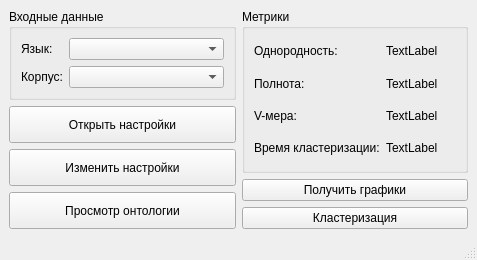
<?xml version="1.0" encoding="UTF-8"?>
<ui version="4.0">
 <class>MWnd</class>
 <widget class="QMainWindow" name="MWnd">
  <property name="geometry">
   <rect>
    <x>0</x>
    <y>0</y>
    <width>477</width>
    <height>260</height>
   </rect>
  </property>
  <property name="windowTitle">
   <string>MainWindow</string>
  </property>
  <property name="windowOpacity">
   <double>0.000000000000000</double>
  </property>
  <widget class="QWidget" name="WMain">
   <property name="sizePolicy">
    <sizepolicy hsizetype="Expanding" vsizetype="Expanding">
     <horstretch>0</horstretch>
     <verstretch>0</verstretch>
    </sizepolicy>
   </property>
   <layout class="QGridLayout" name="gridLayout">
    <item row="0" column="0">
     <layout class="QGridLayout" name="GLMain">
      <property name="sizeConstraint">
       <enum>QLayout::SetDefaultConstraint</enum>
      </property>
      <item row="0" column="0">
       <widget class="QGroupBox" name="GBInputData">
        <property name="title">
         <string>Входные данные</string>
        </property>
        <layout class="QFormLayout" name="formLayout">
         <item row="0" column="0">
          <widget class="QLabel" name="LLang">
           <property name="text">
            <string>Язык:</string>
           </property>
          </widget>
         </item>
         <item row="0" column="1">
          <widget class="QComboBox" name="CBLangVal"/>
         </item>
         <item row="1" column="0">
          <widget class="QLabel" name="LCorp">
           <property name="text">
            <string>Корпус:</string>
           </property>
          </widget>
         </item>
         <item row="1" column="1">
          <widget class="QComboBox" name="CBCorpVal"/>
         </item>
        </layout>
       </widget>
      </item>
      <item row="1" column="0" rowspan="2">
       <layout class="QGridLayout" name="GLOntoSet">
        <item row="0" column="0">
         <widget class="QPushButton" name="BOpenSet">
          <property name="sizePolicy">
           <sizepolicy hsizetype="Minimum" vsizetype="Expanding">
            <horstretch>0</horstretch>
            <verstretch>0</verstretch>
           </sizepolicy>
          </property>
          <property name="text">
           <string>Открыть настройки</string>
          </property>
         </widget>
        </item>
        <item row="1" column="0">
         <widget class="QPushButton" name="BEditSet">
          <property name="sizePolicy">
           <sizepolicy hsizetype="Minimum" vsizetype="Expanding">
            <horstretch>0</horstretch>
            <verstretch>0</verstretch>
           </sizepolicy>
          </property>
          <property name="text">
           <string>Изменить настройки</string>
          </property>
         </widget>
        </item>
        <item row="2" column="0">
         <widget class="QPushButton" name="BViewOnto">
          <property name="sizePolicy">
           <sizepolicy hsizetype="Minimum" vsizetype="Expanding">
            <horstretch>0</horstretch>
            <verstretch>0</verstretch>
           </sizepolicy>
          </property>
          <property name="text">
           <string>Просмотр онтологии</string>
          </property>
         </widget>
        </item>
       </layout>
      </item>
      <item row="0" column="1" rowspan="3">
       <layout class="QGridLayout" name="GLRCol">
        <item row="0" column="0">
         <widget class="QGroupBox" name="GBMetr">
          <property name="sizePolicy">
           <sizepolicy hsizetype="Preferred" vsizetype="Expanding">
            <horstretch>0</horstretch>
            <verstretch>0</verstretch>
           </sizepolicy>
          </property>
          <property name="title">
           <string>Метрики</string>
          </property>
          <layout class="QGridLayout" name="gridLayout_2">
           <item row="0" column="0">
            <layout class="QGridLayout" name="GLMetr">
             <item row="0" column="0">
              <widget class="QLabel" name="LHomogen">
               <property name="text">
                <string>Однородность:</string>
               </property>
              </widget>
             </item>
             <item row="0" column="1">
              <widget class="QLabel" name="LHomogenVal">
               <property name="text">
                <string>TextLabel</string>
               </property>
              </widget>
             </item>
             <item row="1" column="0">
              <widget class="QLabel" name="LCompleteness">
               <property name="text">
                <string>Полнота:</string>
               </property>
              </widget>
             </item>
             <item row="1" column="1">
              <widget class="QLabel" name="LCompletenessVal">
               <property name="text">
                <string>TextLabel</string>
               </property>
              </widget>
             </item>
             <item row="2" column="0">
              <widget class="QLabel" name="LVMeas">
               <property name="text">
                <string>V-мера:</string>
               </property>
              </widget>
             </item>
             <item row="2" column="1">
              <widget class="QLabel" name="LVMeasVal">
               <property name="text">
                <string>TextLabel</string>
               </property>
              </widget>
             </item>
             <item row="3" column="0">
              <widget class="QLabel" name="LWTime">
               <property name="text">
                <string>Время кластеризации:</string>
               </property>
              </widget>
             </item>
             <item row="3" column="1">
              <widget class="QLabel" name="LWTimeVal">
               <property name="text">
                <string>TextLabel</string>
               </property>
              </widget>
             </item>
            </layout>
           </item>
          </layout>
         </widget>
        </item>
        <item row="1" column="0">
         <widget class="QPushButton" name="BGetPlots">
          <property name="sizePolicy">
           <sizepolicy hsizetype="Minimum" vsizetype="Preferred">
            <horstretch>0</horstretch>
            <verstretch>0</verstretch>
           </sizepolicy>
          </property>
          <property name="text">
           <string>Получить графики</string>
          </property>
         </widget>
        </item>
        <item row="2" column="0">
         <widget class="QPushButton" name="BClust">
          <property name="sizePolicy">
           <sizepolicy hsizetype="Minimum" vsizetype="Preferred">
            <horstretch>0</horstretch>
            <verstretch>0</verstretch>
           </sizepolicy>
          </property>
          <property name="text">
           <string>Кластеризация</string>
          </property>
         </widget>
        </item>
       </layout>
      </item>
     </layout>
    </item>
   </layout>
  </widget>
  <widget class="QMenuBar" name="menubar">
   <property name="geometry">
    <rect>
     <x>0</x>
     <y>0</y>
     <width>477</width>
     <height>21</height>
    </rect>
   </property>
  </widget>
  <widget class="QStatusBar" name="statusbar"/>
 </widget>
 <resources/>
 <connections/>
</ui>
